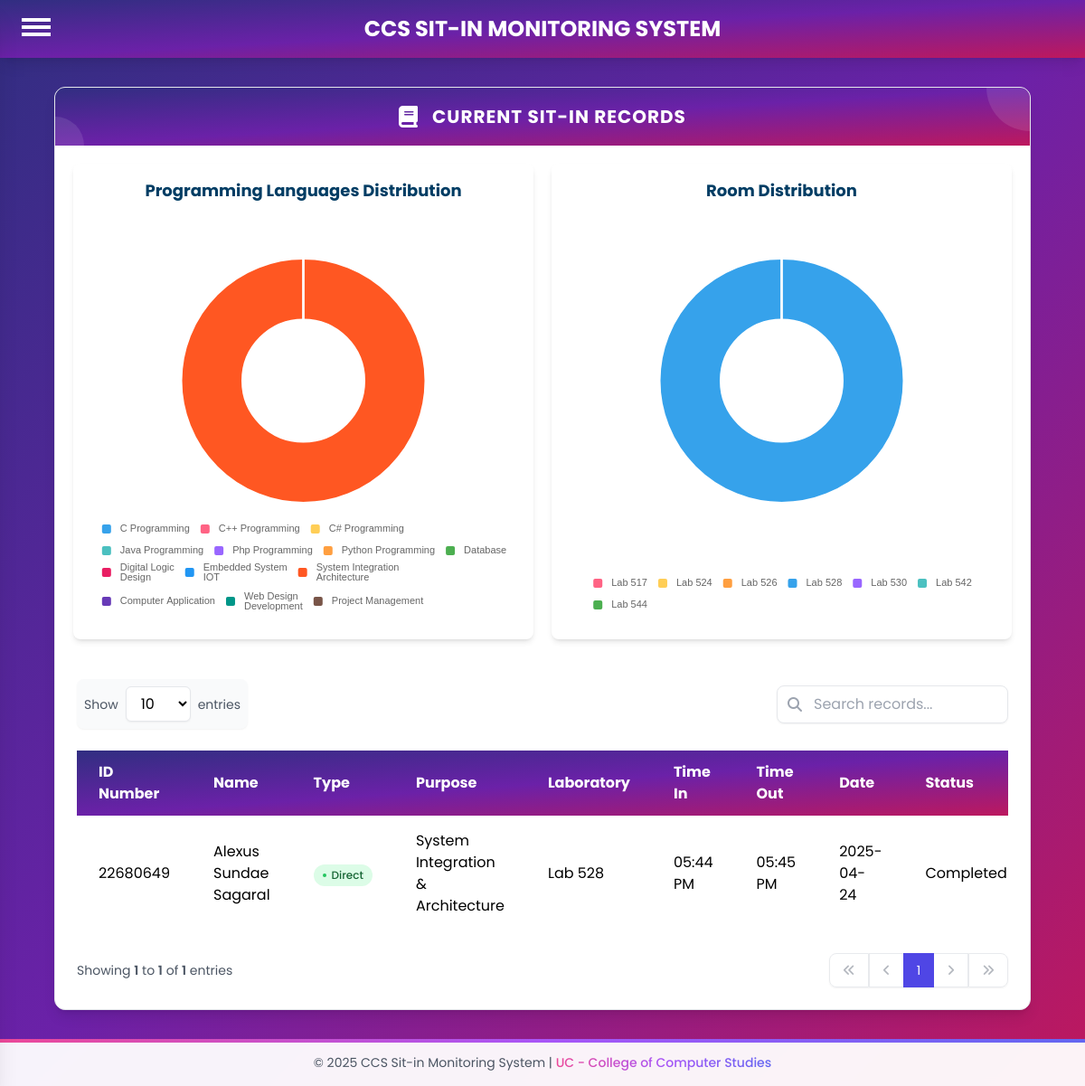
/admin/admin_sitinrec.php (signed in), run on an earlier commit of the app's database.
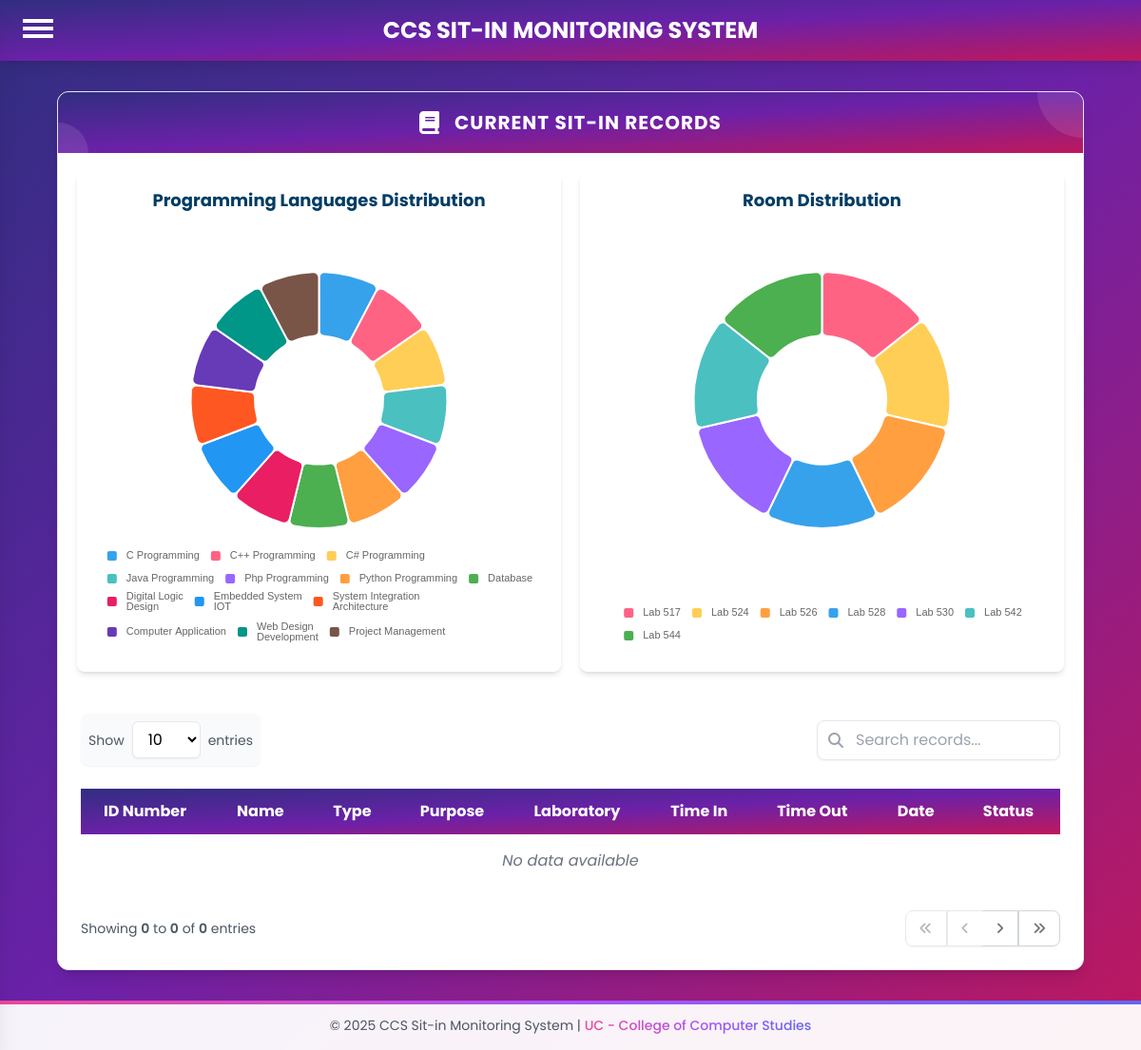
And on a later commit of the database.
### tables this page shows
CREATE TABLE `curr_sitin` (
  `SITIN_ID` int(11) NOT NULL,
  `IDNO` int(11) NOT NULL,
  `FULL_NAME` varchar(30) NOT NULL,
  `PURPOSE` enum('C Programming','C++ Programming','C# Programming','Java Programming','Php Programming','Python Programming','Database','Digital Logic & Design','Embedded System & IOT','System Integration & Architecture','Computer Application','Web Design & Development','Project Management') NOT NULL,
  `LABORATORY` enum('Lab 517','Lab 524','Lab 526','Lab 528','Lab 530','Lab 542','Lab 544') NOT NULL,
  `TIME_IN` time NOT NULL,
  `TIME_OUT` time DEFAULT NULL,
  `DATE` date NOT NULL,
  `STATUS` varchar(10) NOT NULL DEFAULT 'Active'
);

### admin/admin_sitinrec.php (the view, shortened to what the changed rows need)
<?php
require '../db.php';
$entries_per_page = isset($_GET['entries']) ? (int)$_GET['entries'] : 10;
$current_page = isset($_GET['page']) ? (int)$_GET['page'] : 1;
$offset = ($current_page - 1) * $entries_per_page;
$query = "SELECT IDNO, FULL_NAME, PURPOSE, LABORATORY, TIME_IN, TIME_OUT, DATE, STATUS, TYPE
          FROM curr_sitin
          ORDER BY DATE DESC
          LIMIT ? OFFSET ?";
$stmt = $conn->prepare($query);
$stmt->bind_param("ii", $entries_per_page, $offset);
$stmt->execute();
$result = $stmt->get_result();
$total_query = "SELECT COUNT(*) as total FROM curr_sitin";
$total_result = $conn->query($total_query);
$total_row = $total_result->fetch_assoc();
$total_entries = $total_row['total'];
$total_pages = ceil($total_entries / $entries_per_page);
?>
<!DOCTYPE html>
<html lang="en">
<head>
    <link rel="stylesheet" href="https://cdnjs.cloudflare.com/ajax/libs/font-awesome/6.4.0/css/all.min.css">
    <script src="https://cdn.tailwindcss.com"></script>
</head>
<body class="bg-gradient-to-br from-indigo-900 via-purple-800 to-pink-700 min-h-screen font-poppins">
    <div class="w-[90%] mx-auto my-8 bg-white rounded-xl shadow-lg overflow-hidden border border-gray-200">
        <div class="text-white p-4 flex items-center justify-center relative overflow-hidden" style="background: linear-gradient(to bottom right, rgb(49, 46, 129), rgb(107, 33, 168), rgb(190, 24, 93))">
            <h2 class="text-xl font-bold tracking-wider uppercase relative z-10">Current Sit-in Records</h2>
        </div>
        <div class="flex flex-wrap justify-between gap-5 p-5">
            <div class="flex-1 min-w-[400px] bg-white rounded-lg shadow-md p-4">
                <div class="text-lg font-bold text-[#003d64] text-center mb-4">
                    Programming Languages Distribution
                </div>
                <div id="programmingChart" class="h-[450px]"></div>
            </div>
            <div class="flex-1 min-w-[400px] bg-white rounded-lg shadow-md p-4">
                <div class="text-lg font-bold text-[#003d64] text-center mb-4">
                    Room Distribution
                </div>
                <div id="labChart" class="h-[450px]"></div>
            </div>
        </div>
        <div class="p-6">
            <div class="overflow-x-auto">
                <table class="min-w-full">
                <thead style="background: linear-gradient(to bottom right, rgb(49, 46, 129), rgb(107, 33, 168), rgb(190, 24, 93));" class="text-white">
                        <tr>
                            <th class="px-6 py-3 text-left">ID Number</th>
                            <th class="px-6 py-3 text-left">Name</th>
                            <th class="px-6 py-3 text-left">Type</th>
                            <th class="px-6 py-3 text-left">Purpose</th>
                            <th class="px-6 py-3 text-left">Laboratory</th>
                            <th class="px-6 py-3 text-left">Time In</th>
                            <th class="px-6 py-3 text-left">Time Out</th>
                            <th class="px-6 py-3 text-left">Date</th>
                            <th class="px-6 py-3 text-left">Status</th>
                        </tr>
                    </thead>
                    <tbody id="tableBody" class="bg-white">
                        <?php
                        if ($result->num_rows > 0) {
                            while ($row = $result->fetch_assoc()) {
                                echo "<tr class='hover:bg-gray-50'>";
                                echo "<td class='px-6 py-4'>" . htmlspecialchars($row['IDNO']) . "</td>";
                                echo "<td class='px-6 py-4'>" . htmlspecialchars($row['FULL_NAME']) . "</td>";
                                echo "<td class='px-6 py-4'>";
                                if ($row['TYPE'] === 'Direct') {
                                    echo "<span class='inline-flex items-center px-2.5 py-1 rounded-full text-xs font-medium bg-green-100 text-green-800'>
                                            <span class='w-1 h-1 mr-1.5 rounded-full bg-green-500'></span>
                                            Direct
                                          </span>";
                                } else {
                                    echo "<span class='inline-flex items-center px-2.5 py-1 rounded-full text-xs font-medium bg-blue-100 text-blue-800'>
                                            <span class='w-1 h-1 mr-1.5 rounded-full bg-blue-500'></span>
                                            Reserved
                                          </span>";
                                }
                                echo "</td>";
                                echo "<td class='px-6 py-4'>" . htmlspecialchars($row['PURPOSE']) . "</td>";
                                echo "<td class='px-6 py-4'>" . htmlspecialchars($row['LABORATORY']) . "</td>";
                                echo "<td class='px-6 py-4'>" . date('h:i A', strtotime($row['TIME_IN'])) . "</td>";
                                echo "<td class='px-6 py-4'>" . ($row['TIME_OUT'] ? date('h:i A', strtotime($row['TIME_OUT'])) : 'N/A') . "</td>";
                                echo "<td class='px-6 py-4'>" . htmlspecialchars($row['DATE']) . "</td>";
                                echo "<td class='px-6 py-4'>" . htmlspecialchars($row['STATUS']) . "</td>";
                                echo "</tr>";
                            }
                        } else {
                            echo "<tr><td colspan='9' class='px-6 py-4 text-center text-gray-500 italic'>No data available</td></tr>";
                        }
                        ?>
                    </tbody>
                </table>
            </div>
            <div class="flex flex-col md:flex-row md:justify-between md:items-center mt-6 gap-4">
                <div class="text-gray-600 text-sm">
                    <?php
                    $start_entry = $total_entries > 0 ? $offset + 1 : 0;
                    $end_entry = min($offset + $entries_per_page, $total_entries);
                    echo "Showing <span class='font-semibold'>$start_entry</span> to <span class='font-semibold'>$end_entry</span> of <span class='font-semibold'>$total_entries</span> entries";
                    ?>
                </div>
                <div class="inline-flex rounded-lg shadow-sm">
                    <?php
                    echo "<button onclick=\"changePage(1)\" " . ($current_page == 1 ? 'disabled' : '') . "
                          class=\"px-3.5 py-2 text-sm bg-white border border-gray-300 rounded-l-lg hover:bg-gray-50 text-gray-500" .
                          ($current_page == 1 ? ' opacity-50 cursor-not-allowed' : '') . "\">
                          <i class=\"fas fa-angles-left\"></i>
                    </button>";
                    $prev_page = max(1, $current_page - 1);
                    echo "<button onclick=\"changePage($prev_page)\" " . ($current_page == 1 ? 'disabled' : '') . "
                          class=\"px-3.5 py-2 text-sm bg-white border-t border-b border-l border-gray-300 hover:bg-gray-50 text-gray-500" .
                          ($current_page == 1 ? ' opacity-50 cursor-not-allowed' : '') . "\">
                          <i class=\"fas fa-angle-left\"></i>
                    </button>";
                    for($i = 1; $i <= $total_pages; $i++) {
                        if($i == $current_page) {
                            echo "<button class=\"px-3.5 py-2 text-sm bg-indigo-600 text-white border border-indigo-600\">$i</button>";
                        } else {
                            echo "<button onclick=\"changePage($i)\"
                                  class=\"px-3.5 py-2 text-sm bg-white border border-gray-300 hover:bg-gray-50 text-gray-700\">$i</button>";
                        }
                    }
                    $next_page = min($total_pages, $current_page + 1);
                    echo "<button onclick=\"changePage($next_page)\" " . ($current_page == $total_pages ? 'disabled' : '') . "
                          class=\"px-3.5 py-2 text-sm bg-white border-t border-b border-r border-gray-300 hover:bg-gray-50 text-gray-500" .
                          ($current_page == $total_pages ? ' opacity-50 cursor-not-allowed' : '') . "\">
                          <i class=\"fas fa-angle-right\"></i>
                    </button>";
                    echo "<button onclick=\"changePage($total_pages)\" " . ($current_page == $total_pages ? 'disabled' : '') . "
                          class=\"px-3.5 py-2 text-sm bg-white border border-gray-300 rounded-r-lg hover:bg-gray-50 text-gray-500" .
                          ($current_page == $total_pages ? ' opacity-50 cursor-not-allowed' : '') . "\">
                          <i class=\"fas fa-angles-right\"></i>
                    </button>";
                    ?>
                </div>
            </div>
        </div>
    </div>
</body>
</html>

What changed in the data, as far as the page shows it:
removed curr_sitin: IDNO "22680649", FULL_NAME "Alexus Sundae Sagaral", TYPE "Direct" (drawn), PURPOSE "System Integration & Architecture", LABORATORY "Lab 528", TIME_IN "05:44 PM", TIME_OUT "05:45 PM", DATE "2025-04-24", STATUS "Completed"
Also different on the page:
chart data {{ $labDataJSON }}: [{"value":0,"name":"Lab 517"},{"value":0,"name":"Lab 524"},{"value":0,"name":"Lab 526"},{"value":"1","name":"Lab 528"},{"value":0,"name":"Lab 530"},{"value":0,"name":"Lab 542"},{"value":0,"name":"Lab 544"}] → [{"value":0,"name":"Lab 517"},{"value":0,"name":"Lab 524"},{"value":0,"name":"Lab 526"},{"value":0,"name":"Lab 528"},{"value":0,"name":"Lab 530"},{"value":0,"name":"Lab 542"},{"value":0,"name":"Lab 544"}]
$start_entry: "1" → "0"
$end_entry: "1" → "0"
$total_entries: "1" → "0"
text now shown: "No data available"
list line gone: "1"
